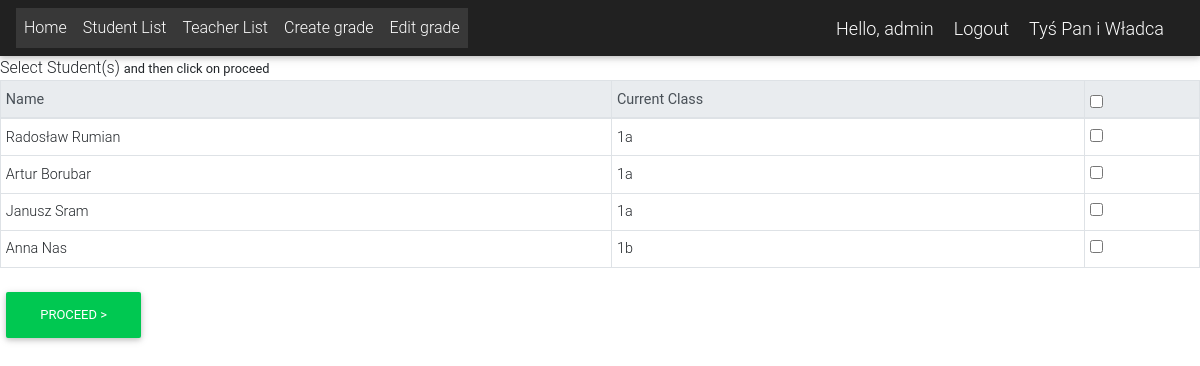
/add_grade/ (signed in), run on an earlier commit of the app's database.
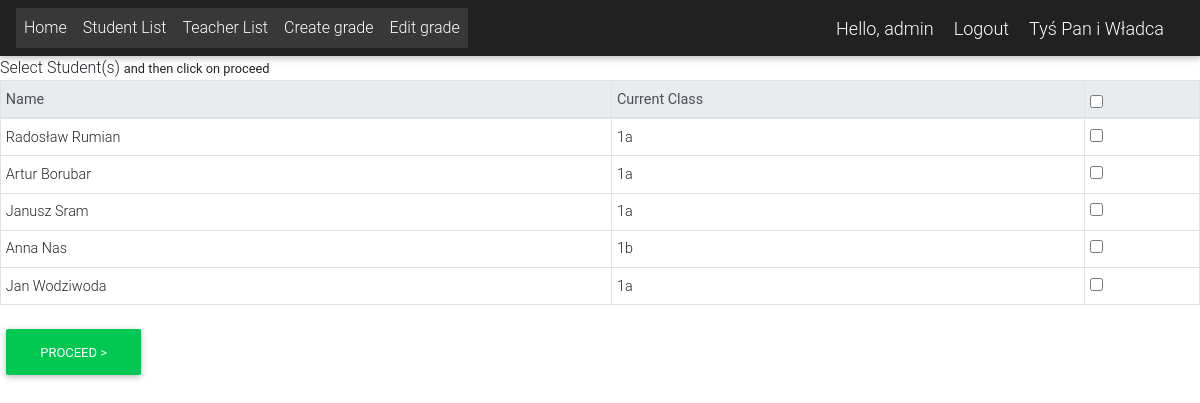
And on a later commit of the database.
### app/models.py (models this page shows, shortened)
class Student(models.Model):
    user = models.OneToOneField(User, on_delete=models.CASCADE)
    id_number = models.CharField(max_length=20, unique=True)
    students_class = models.CharField(choices=BRANCH, max_length=1, blank=True, null=True)
    year = models.CharField(choices=YEAR, max_length=1, blank=True, null=True)

class User(AbstractUser):
    is_student = models.BooleanField(default=False)
    is_teacher = models.BooleanField(default=False)
    phone = models.CharField(max_length=60, blank=True, null=True)
    address = models.CharField(max_length=60, blank=True, null=True)
    email = models.EmailField(blank=True, null=True)
    username_validator = ASCIIUsernameValidator()
    def get_full_name(self):
        full_name = self.username
        if self.first_name and self.last_name:
            full_name = self.first_name + " " + self.last_name
        return full_name

### app/views.py (the view, shortened to what this page needs)
# urls.py: path('add_grade/', create_grade, name="add_grade"),
@teacher_required()
def create_grade(request):
    students = Student.objects.all()
    context = {
        "students": students,
    }
    return render(request, "grades/create_grade.html", context)

### templates/grades/create_grade.html (shortened to what this page needs)
{% extends 'Links.html' %}
{% block content %}
    {% block content-header %}
  <form method="POST">
{% endblock content-header %}
    {% block title %}
        Select Student(s) <span class="small">and then click on proceed</span>
    {% endblock title %}
  <table id="studenttable" class="table table-sm table-bordered" data-page-length='100'>
    <thead class="thead-light">
      <tr>
        <th>Name</th>
        <th>Current Class</th>
        <th><input type="checkbox" id="selecter"></th>
      </tr>
    </thead>
    <tbody>
      {% for student in students %}
        <tr>
          <td>{{student.user.get_full_name}} </td>
          <td>{{student.year}}{{ student.students_class }}</td>
          <td><input type="checkbox" id="{{ student.id }}" name="students" value="{{ student.id}}"></td>
        </tr>
      {% endfor %}
    </tbody>
  </table>
  <input type="submit" class="btn btn-success mt-2" value="Proceed >">
</form>
{% endblock content %}

What changed in the data, as far as the page shows it:
added Student: user.get_full_name "Jan Wodziwoda", year "1", students_class "a"
